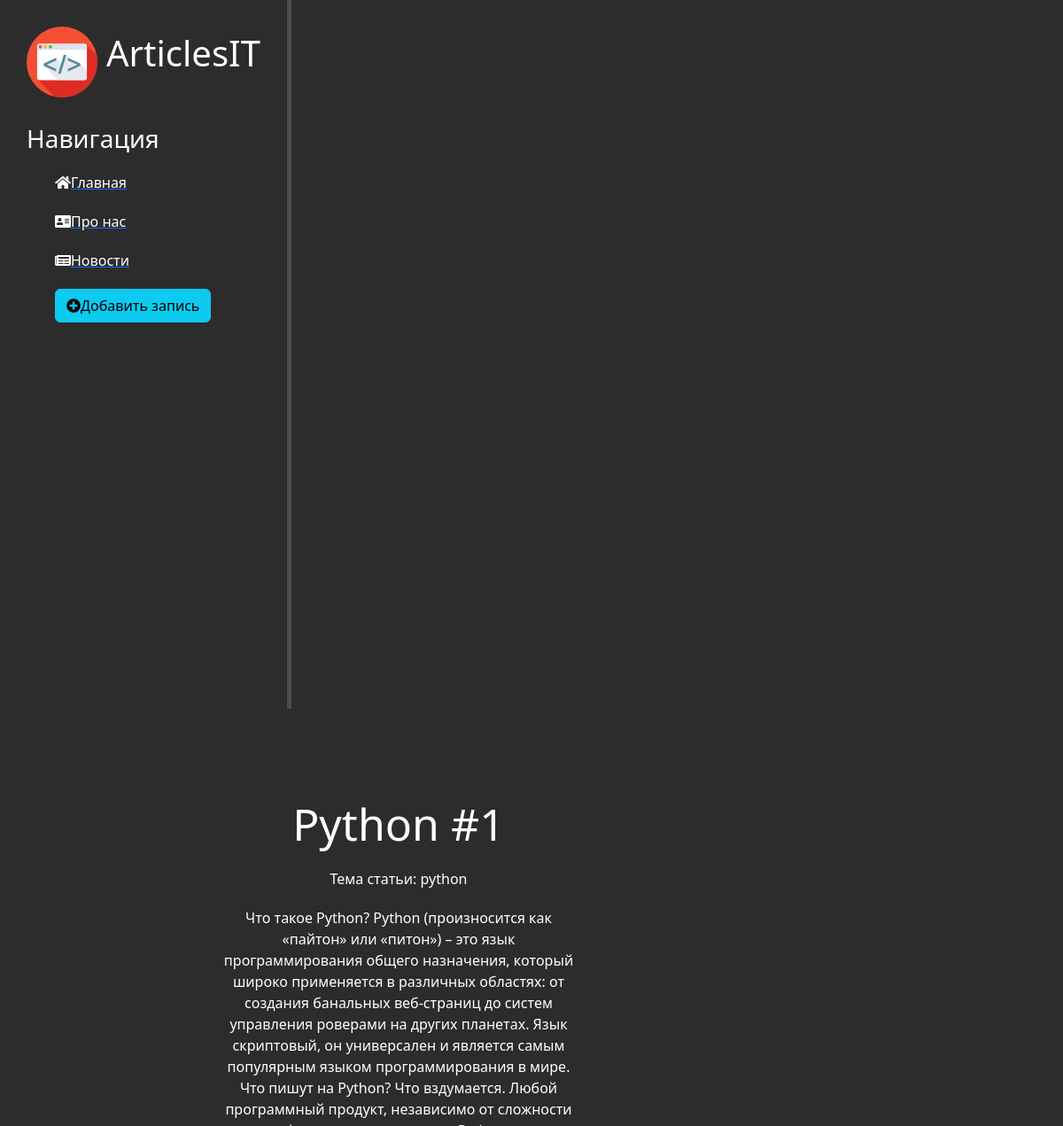
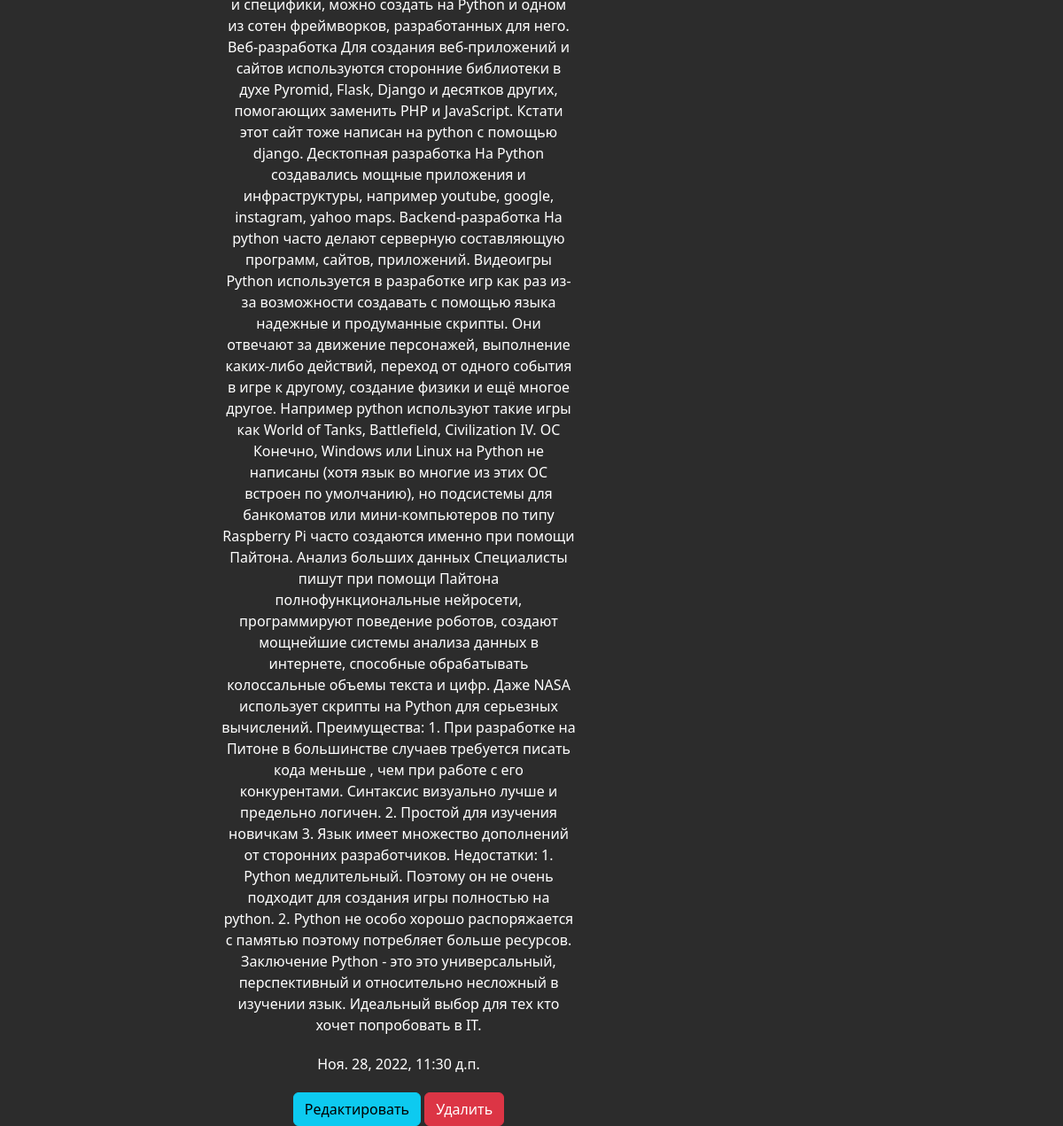
The page /news/2 on the database its author committed (2 pictures, top to bottom).
### news/models.py (models this page shows, shortened)
class Articles(models.Model):
    title = models.CharField('Название', max_length=50)
    theme = models.CharField('Тема статьи', max_length=50, default='Любая')
    full_text = models.TextField('Статья',)
    date = models.DateTimeField('Дата публикации')
    class Meta:
        verbose_name = 'Новость'
        verbose_name_plural = 'Новости'

### news/views.py (the view)
# urls.py: path('<int:pk>', views.NewsDetailView.as_view(), name='news-detail'),
class NewsDetailView(DetailView):
  model = Articles
  template_name = 'news/details_view.html'
  context_object_name = 'article'

### news/templates/news/details_view.html (shortened to what this page needs)
{% extends 'main/layout.html' %}
{% block content %}
    <div class="features">
        <h1>{{ article.title }}</h1>
        <p>Тема статьи: {{ article.theme }}</p>
        <p>{{ article.full_text }}</p>
        <p>{{ article.date }}</p>
        <a href="{% url 'news-update' article.id %}" class="btn btn-info">Редактировать</a>
        <a href="{% url 'news-delete' article.id %}" class="btn btn-danger">Удалить</a>
    </div>
{% endblock %}

### main/static/main/css/main.css (style rules this page uses)
body { background: #2c2c2c; }
main .features { float: left; color: #fff; margin-top: 100px; text-align: center; width: 75%; }
main .features h1 { font-size: 50px; }
main .features p { max-width: 400px; margin: 20px auto }

### rows shown on the page
Articles: title "Python #1", theme "python", full_text "Что такое Python? Python (произносится как «пайтон» или «питон») – это язык программирования общего назначения, который широко применяется в различных областях: от создания банальных веб-страниц до систем управления роверами на других планетах. Язык скриптовый, он универсален и является самым популярным языком программирования в мире. Что пишут на Python? Что вздумается. Любой программный продукт, независимо от сложности и специфики, можно создать на Python и одном из сотен фреймворков, разработанных для него. Веб-разработка Для создания веб-приложений и сайтов используются сторонние библиотеки в духе Pyromid, Flask, Django и десятков других, помогающих заменить PHP и JavaScript. Кстати…", date "Ноя. 28, 2022, 11:30 д.п."
